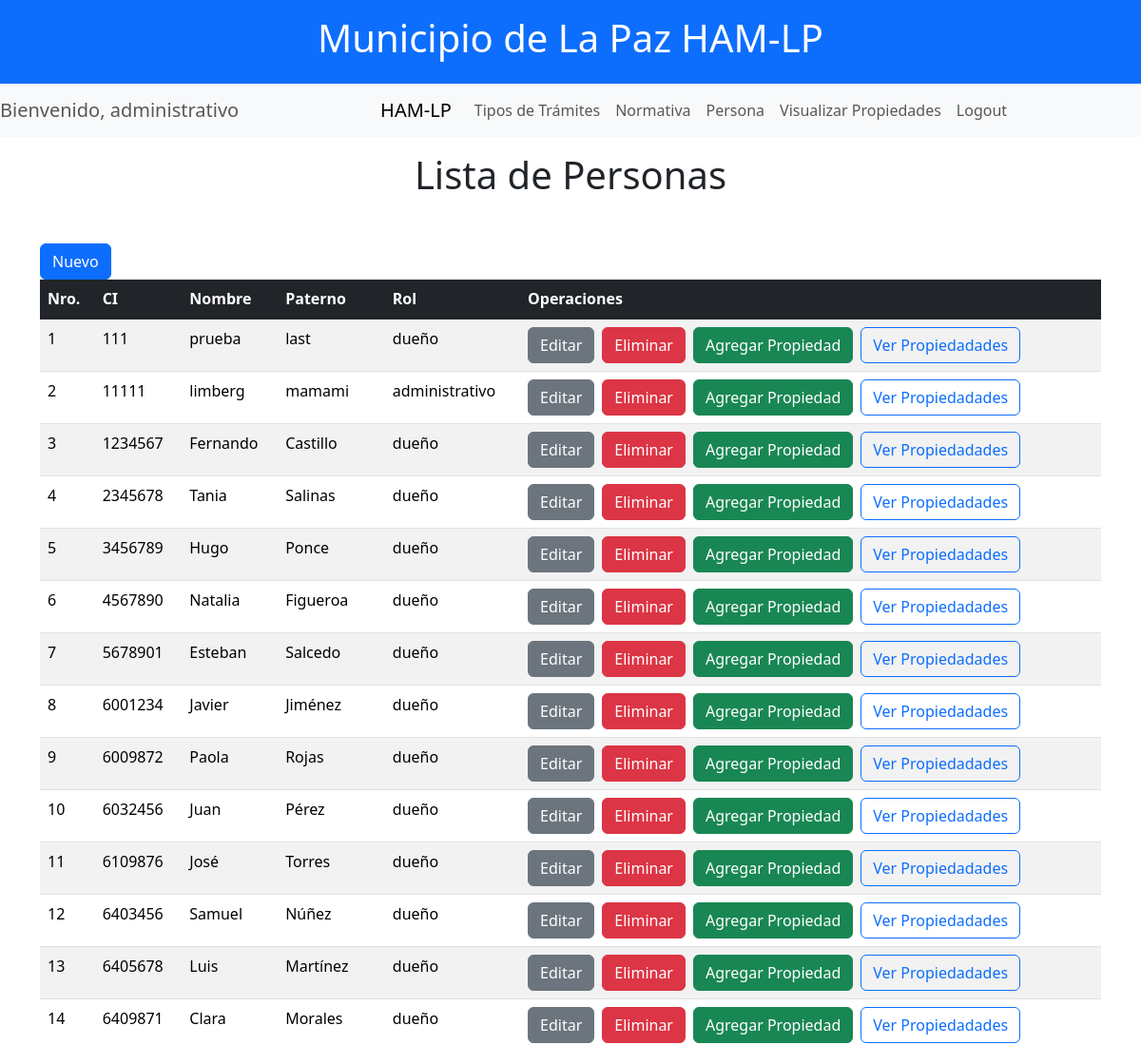
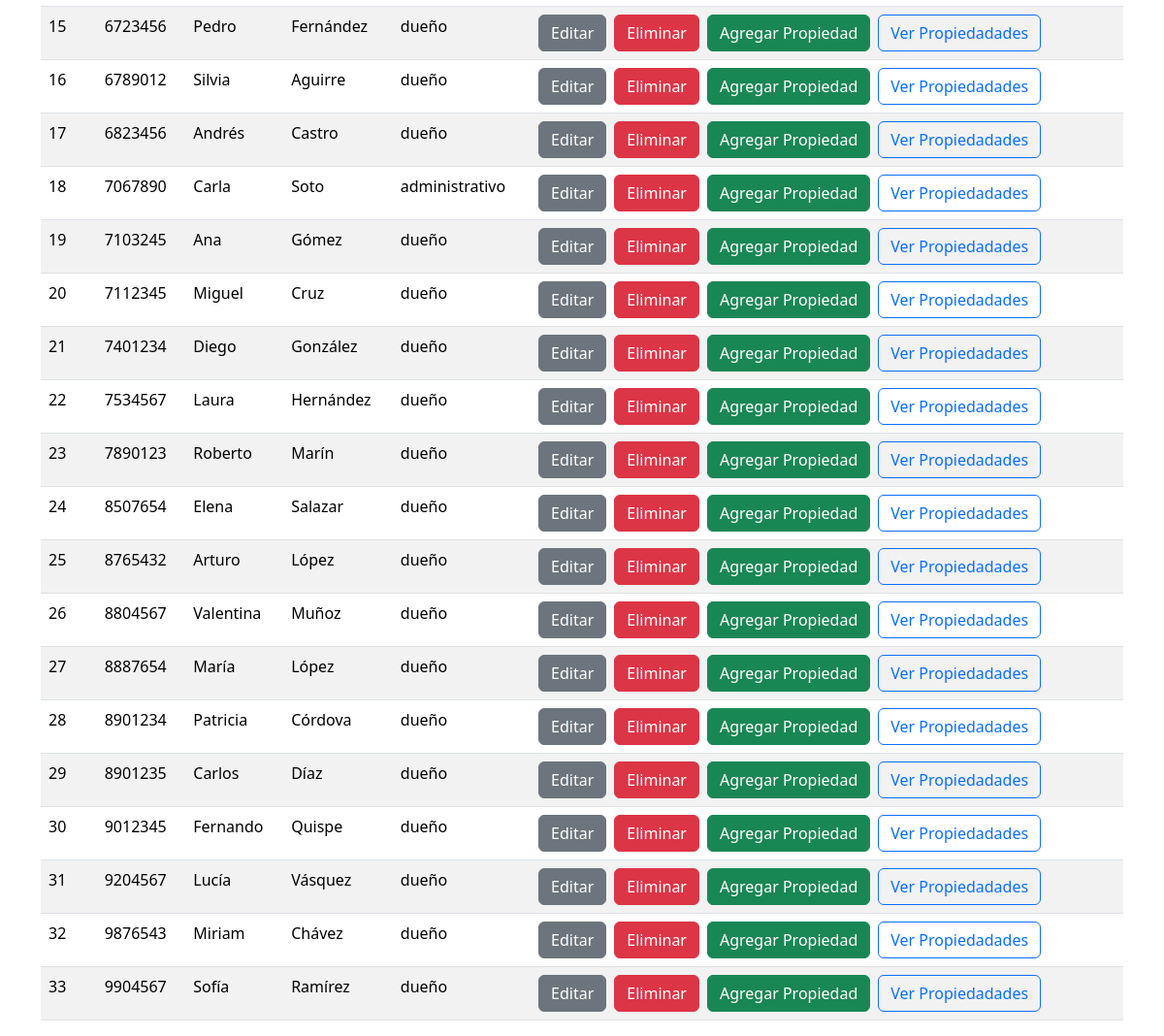
Screenshot of /2/Persona.php (signed in) with the database file from the repository (2 pictures, top to bottom).
### tables this page shows
CREATE TABLE `persona` (
  `ci` int(11) NOT NULL,
  `nombre` varchar(50) NOT NULL,
  `paterno` varchar(50) NOT NULL
);

CREATE TABLE `usuario` (
  `ci` varchar(20) NOT NULL,
  `password` varchar(255) NOT NULL,
  `rol` enum('dueño','administrativo') NOT NULL
);

### 2/Persona.php (the view, shortened to what this page needs)
<?php
include 'conexion.php';
$sql = "SELECT p.*, u.rol FROM persona p LEFT JOIN usuario u ON p.ci = u.ci";
$resultado = mysqli_query($conn, $sql);
?>
<!DOCTYPE html>
<html lang="es">
<head>
    <link href="https://cdn.jsdelivr.net/npm/bootstrap@5.3.3/dist/css/bootstrap.min.css" rel="stylesheet">
</head>
<body>
    <?php include('./nav.php'); ?>
    <main>
        <div class="text-center mt-3">
            <h1>Lista de Personas</h1>
        </div>
        <div class="container mt-5">
            <a class="btn btn-primary" href='nuevaPersona.php'>Nuevo</a>
            <table class="table table-striped">
                <thead class="table-dark">
                    <tr>
                        <th scope="col">Nro.</th>
                        <th scope="col">CI</th>
                        <th scope="col">Nombre</th>
                        <th scope="col">Paterno</th>
                        <th scope="col">Rol</th>
                        <th scope="col">Operaciones</th>
                    </tr>
                </thead>
                <tbody class="table-group-divider">
                    <?php
                    $nro = 1;
                    while ($fila = mysqli_fetch_array($resultado)) {
                        echo "<tr>";
                        echo "<td>{$nro}</td>";
                        echo "<td scope='row'>{$fila['ci']}</td>";
                        echo "<td>{$fila['nombre']}</td>";
                        echo "<td>{$fila['paterno']}</td>";
                        echo "<td>{$fila['rol']}</td>";
                        echo "<td>";
                        echo "<a class='btn btn-secondary me-2' href='editarPersona.php?ci={$fila['ci']}'>Editar</a>";
                        echo "<a class='btn btn-danger me-2' href='eliminarPersona.php?ci={$fila['ci']}'>Eliminar</a>";
                        echo "<a class='btn btn-success me-2' href='AgregarPropiedad.php?ci={$fila['ci']}'>Agregar Propiedad</a>";
                        echo "<a class='btn btn-outline-primary' href='VerPropiedades.php?ci={$fila['ci']}'>Ver Propiedadades</a>";
                        echo "</td>";
                        echo "</tr>";
                        $nro++;
                    }
                    ?>
                </tbody>
            </table>
        </div>
    </main>
</body>
</html>

### rows the page displays
persona: ci "111", nombre "prueba", paterno "last", usuario.rol "dueño"
persona: ci "11111", nombre "limberg", paterno "mamami", usuario.rol "administrativo"
persona: ci "1234567", nombre "Fernando", paterno "Castillo", usuario.rol "dueño"
persona: ci "2345678", nombre "Tania", paterno "Salinas", usuario.rol "dueño"
persona: ci "3456789", nombre "Hugo", paterno "Ponce", usuario.rol "dueño"
persona: ci "4567890", nombre "Natalia", paterno "Figueroa", usuario.rol "dueño"
persona: ci "5678901", nombre "Esteban", paterno "Salcedo", usuario.rol "dueño"
persona: ci "6001234", nombre "Javier", paterno "Jiménez", usuario.rol "dueño"
persona: ci "6009872", nombre "Paola", paterno "Rojas", usuario.rol "dueño"
persona: ci "6032456", nombre "Juan", paterno "Pérez", usuario.rol "dueño"
persona: ci "6109876", nombre "José", paterno "Torres", usuario.rol "dueño"
persona: ci "6403456", nombre "Samuel", paterno "Núñez", usuario.rol "dueño"
persona: ci "6405678", nombre "Luis", paterno "Martínez", usuario.rol "dueño"
persona: ci "6409871", nombre "Clara", paterno "Morales", usuario.rol "dueño"
persona: ci "6723456", nombre "Pedro", paterno "Fernández", usuario.rol "dueño"
persona: ci "6789012", nombre "Silvia", paterno "Aguirre", usuario.rol "dueño"
persona: ci "6823456", nombre "Andrés", paterno "Castro", usuario.rol "dueño"
persona: ci "7067890", nombre "Carla", paterno "Soto", usuario.rol "administrativo"
persona: ci "7103245", nombre "Ana", paterno "Gómez", usuario.rol "dueño"
persona: ci "7112345", nombre "Miguel", paterno "Cruz", usuario.rol "dueño"
persona: ci "7401234", nombre "Diego", paterno "González", usuario.rol "dueño"
persona: ci "7534567", nombre "Laura", paterno "Hernández", usuario.rol "dueño"
persona: ci "7890123", nombre "Roberto", paterno "Marín", usuario.rol "dueño"
persona: ci "8507654", nombre "Elena", paterno "Salazar", usuario.rol "dueño"
persona: ci "8765432", nombre "Arturo", paterno "López", usuario.rol "dueño"
persona: ci "8804567", nombre "Valentina", paterno "Muñoz", usuario.rol "dueño"
persona: ci "8887654", nombre "María", paterno "López", usuario.rol "dueño"
persona: ci "8901234", nombre "Patricia", paterno "Córdova", usuario.rol "dueño"
persona: ci "8901235", nombre "Carlos", paterno "Díaz", usuario.rol "dueño"
persona: ci "9012345", nombre "Fernando", paterno "Quispe", usuario.rol "dueño"
persona: ci "9204567", nombre "Lucía", paterno "Vásquez", usuario.rol "dueño"
persona: ci "9876543", nombre "Miriam", paterno "Chávez", usuario.rol "dueño"
persona: ci "9904567", nombre "Sofía", paterno "Ramírez", usuario.rol "dueño"

### other values shown
$_SESSION['rol'] "administrativo"
